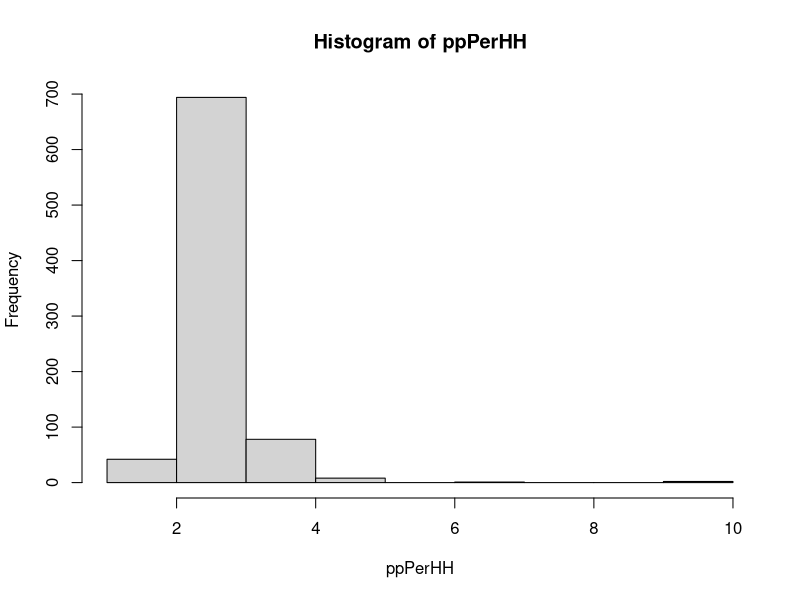
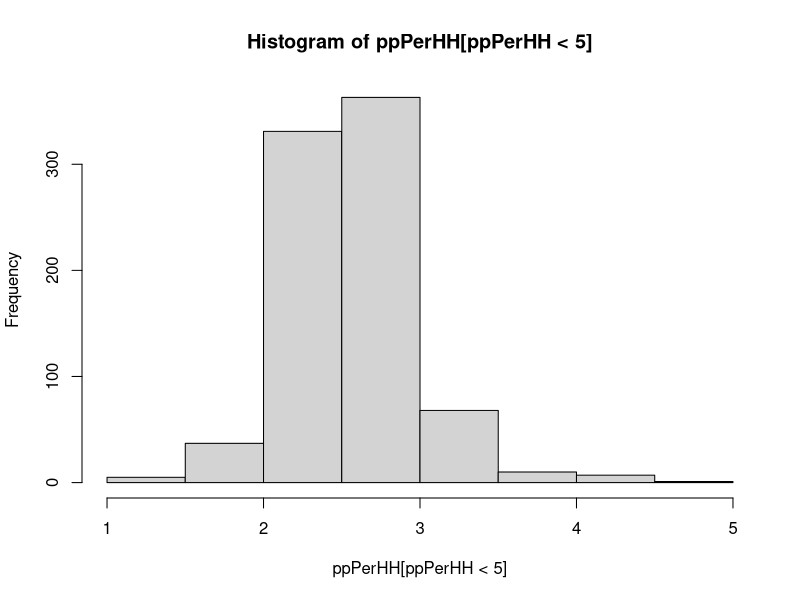
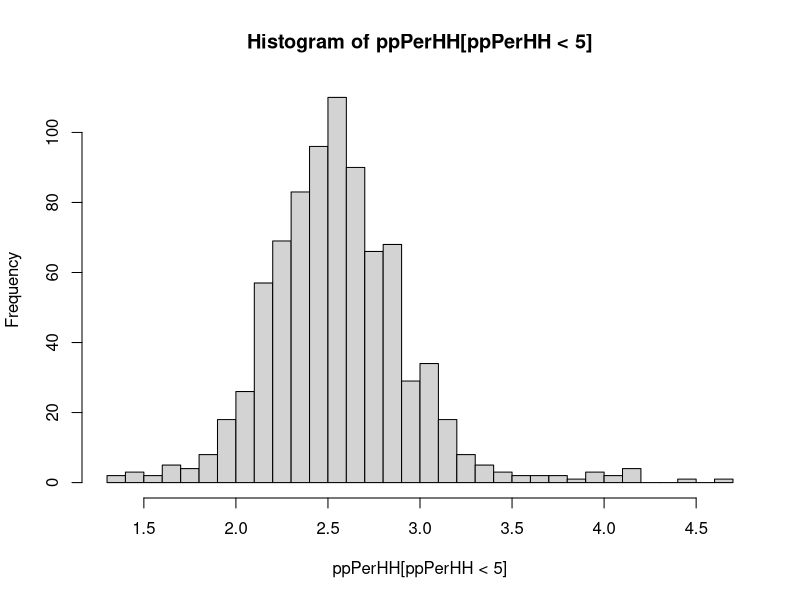
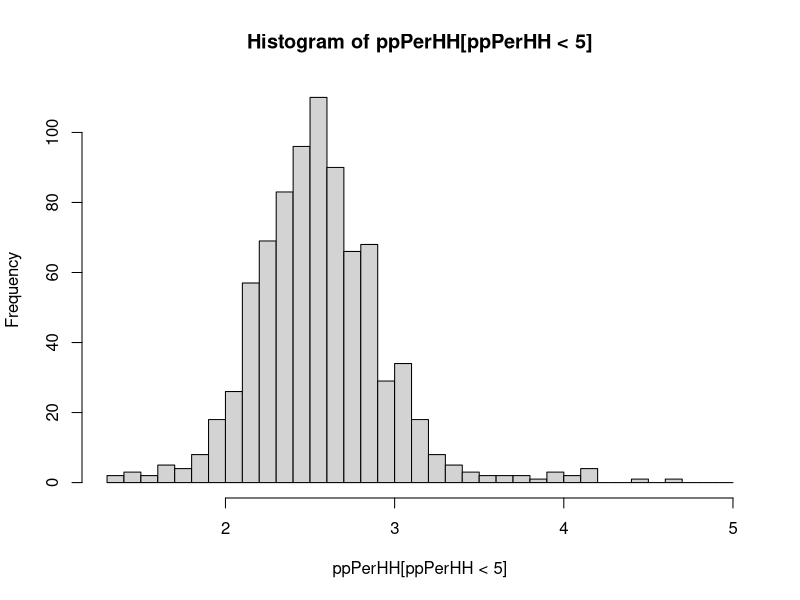
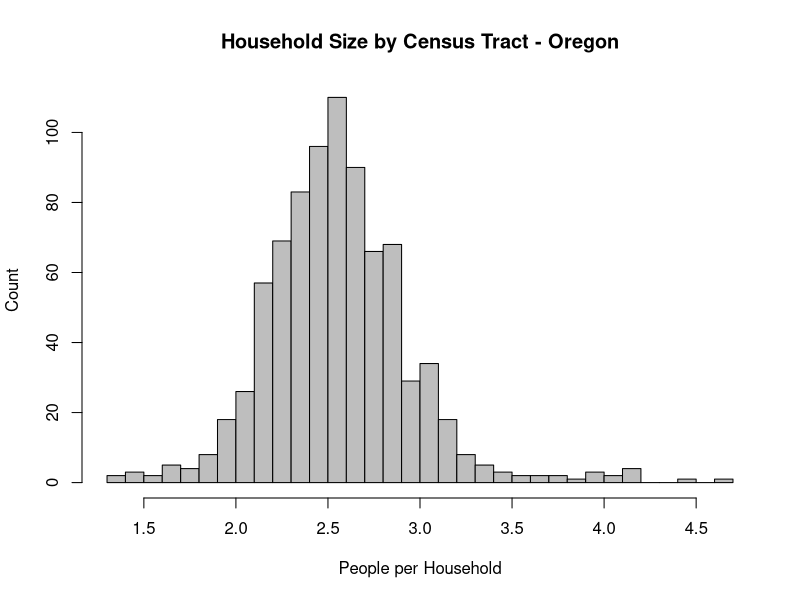
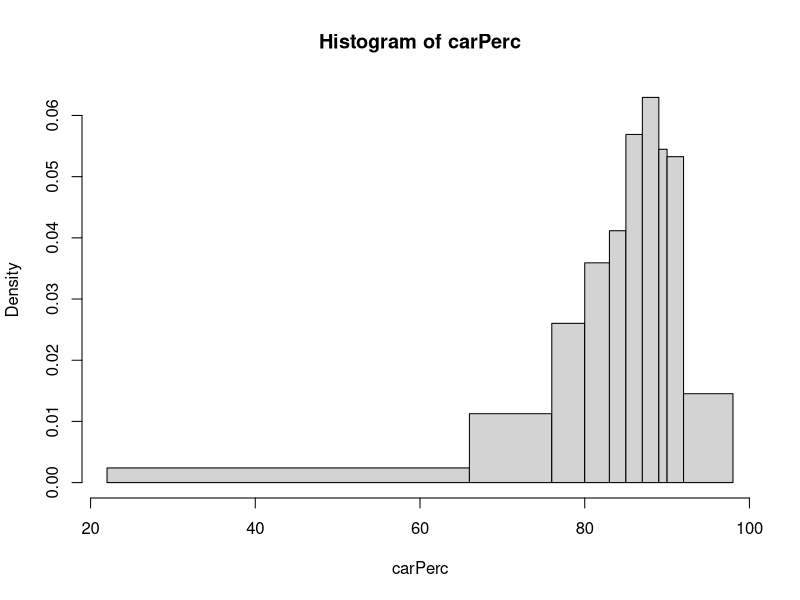
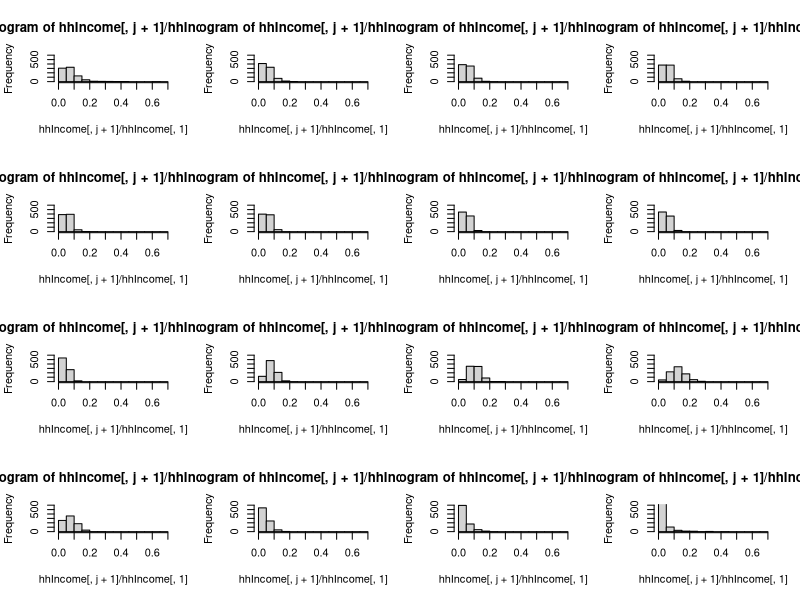
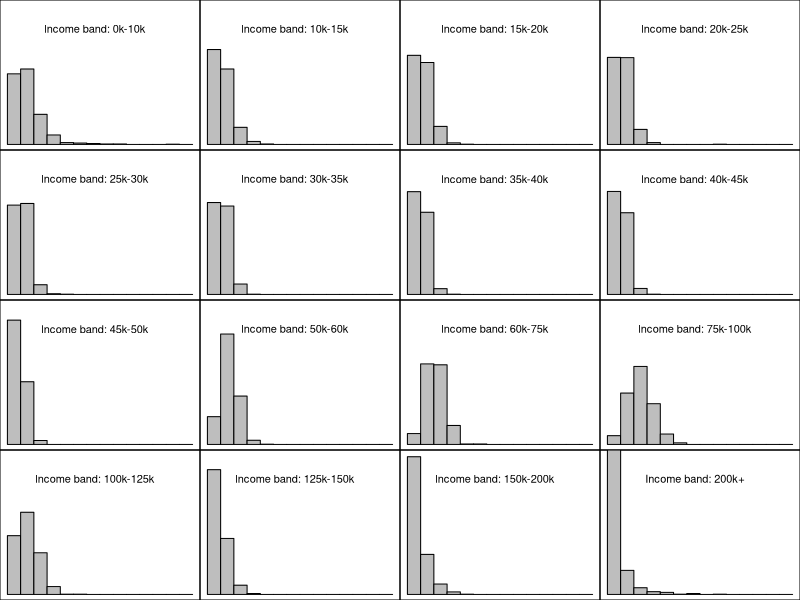

These figures' R source, in order:
# Load libraries

OUTDIR = "../img/ch03/"
dir.create(OUTDIR, FALSE)

############### tables
geodf = read.csv("../data/ch03/geodf.csv", as.is=TRUE)
geodf[1:6,]

tab = table(geodf$county)
tab

tab[order(tab)]

names(tab)[order(tab,decreasing=TRUE)][1:5]

table(geodf$county,geodf$csa)


################# histogram
pdf(paste0(OUTDIR, "histBasic.pdf"), 5, 5)
ppPerHH = geodf$population / geodf$households
hist(ppPerHH)
dev.off()

pdf(paste0(OUTDIR, "histTruncated.pdf"), 5, 5)
hist(ppPerHH[ppPerHH < 5])
dev.off()

pdf(paste0(OUTDIR, "histBreaks.pdf"), 5, 5)
hist(ppPerHH[ppPerHH < 5], breaks=30)
dev.off()

pdf(paste0(OUTDIR, "histBreaksManual.pdf"), 5, 5)
hist(ppPerHH[ppPerHH < 5], breaks=(13:50) / 10)
dev.off()

pdf(paste0(OUTDIR, "histLabels.pdf"), 5, 5)
hist(ppPerHH[ppPerHH < 5], breaks=30,
     col="gray",
     xlab="People per Household",
     ylab="Count",
     main="Household Size by Census Tract - Oregon")
dev.off()

################# quantiles
meansOfCommute = read.csv("../data/ch03/meansOfCommute.csv",as.is=TRUE,check.names=FALSE)
meansOfCommute = as.matrix(meansOfCommute)

walkPerc = meansOfCommute[,"walk"] / meansOfCommute[,"total"] * 100
walkPerc = round(walkPerc)

quantile(walkPerc)

carPerc = meansOfCommute[,"car"] / meansOfCommute[,"total"] * 100
carPerc = round(carPerc)
quantile(carPerc)

(0:10)/10
quantile(walkPerc, prob=(0:10)/10)

cent = quantile(walkPerc,prob=seq(0,1,length.out=100),names=FALSE)
round(cent,1)

coff = quantile(carPerc, prob=0.10)
coff
lowCarUsageFlag = (carPerc < coff)
table(lowCarUsageFlag, geodf$csa)

################# binning

breakPoints = quantile(carPerc, prob=seq(0,1,length.out=11),
                        names=FALSE)
breakPoints

bin = cut(carPerc, breakPoints,labels=FALSE,include.lowest=TRUE)

table(bin, geodf$csa)

bins = cut(ppPerHH[ppPerHH < 5], breaks=(13:47) / 10, labels=FALSE,
            include.lowest=TRUE)
table(bins)

pdf(paste0(OUTDIR, "quantileHist.pdf"), 5, 5)
hist(carPerc, breaks=breakPoints)
dev.off()

################# control flow
hhIncome = read.csv("../data/ch03/hhIncome.csv",as.is=TRUE, check.names=FALSE)
hhIncome = as.matrix(hhIncome)

oneRow = hhIncome[1,-1]
oneRow

cumsum(oneRow)

testOutput = rep(0,10)
for (j in 1:10) {
  testOutput[j] = j
}
testOutput

cumIncome = matrix(0, ncol=ncol(hhIncome)-1, nrow=nrow(hhIncome))
for (j in 1:nrow(hhIncome)) {
  cumIncome[j,] = cumsum(hhIncome[j,-1]) / hhIncome[j,1] * 100
  cumIncome[j,] = round(cumIncome[j,])
}
colnames(cumIncome) = colnames(hhIncome)[-1]

round(cumIncome[1:5,],2)

################# multiple plots

pdf(paste0(OUTDIR, "collectionOfHist.pdf"), 8, 8)
par(mfrow=c(4,4))
for(j in 1:16) {
  hist(hhIncome[,j+1] / hhIncome[,1],
       breaks=seq(0,0.7,by=0.05), ylim=c(0,600))
}
dev.off()

bands = colnames(hhIncome)[-1]
bandNames = paste(bands[-length(bands)],"-",bands[-1], sep="")
bandNames = c(bandNames, "200k+")
bandNames

pdf(paste0(OUTDIR, "collectionOfHistNice.pdf"), 8, 8)
par(mfrow=c(4,4))
par(mar=c(0,0,0,0))
for(j in 1:16) {
  hist(hhIncome[,j+1] / hhIncome[,1],
       breaks=seq(0,0.7,by=0.05), ylim=c(0,600),
       axes=FALSE, main="",xlab="",ylab="",
       col="grey")
  box()
  text(x=0.33,y=500,
   label=paste("Income band:", bandNames[j]))
}
dev.off()

################# aggregate

csaSet = unique(geodf$csa)
popTotal = rep(0, length(csaSet))
names(popTotal) = csaSet

for (j in 1:nrow(geodf)) {
  index = match(geodf$csa[j], csaSet)
  popTotal[index] = popTotal[index] + geodf$population[j]
}
popTotal

csaSet = unique(geodf$csa)
wahTotal = rep(0, length(csaSet))
names(wahTotal) = csaSet
for (csa in csaSet) {
  index = which(geodf$csa == csa)
  wahTotal[csa] = wahTotal[csa] +
                     sum(meansOfCommute[index,"work_at_home"])
}
wahTotal / popTotal

################# applying functions

apply(X=meansOfCommute[1:10,-1],MARGIN=1,FUN=sum)
meansOfCommute[1:10,1]

apply(meansOfCommute,2,sum)

dim(apply(hhIncome[,-1],1,cumsum))
cumIncome = t(apply(hhIncome[,-1],1,cumsum)) / hhIncome[,1]
cumIncome = round(cumIncome * 100)

tapply(X=meansOfCommute[,"work_at_home"],
       INDEX=geodf$csa,
       FUN=sum)
